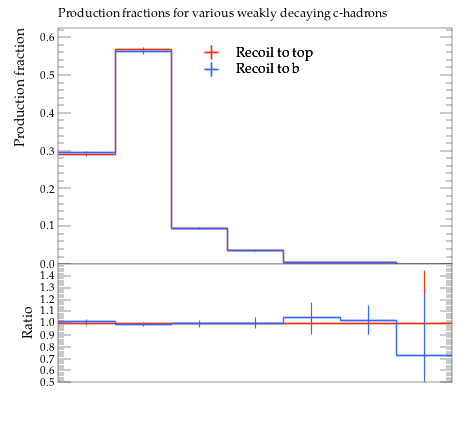

The script that saved this image:
#! /usr/bin/env python

# This Python script was auto-generated using YODA v2.0.2.
# Analysis object: /MC_HFDECAYS/prod_frac_C
# Timestamp: 31-07-2026 (13:13:54)

import matplotlib as mpl
import matplotlib.pyplot as plt
mpl.use('Agg') # comment out for interactive use
import os
import numpy as np

plotDir = os.path.split(os.path.realpath(__file__))[0]
if 'YODA_USER_PLOT_PATH' in globals():
    plot_outdir = globals()['YODA_USER_PLOT_PATH']
else:
    plot_outdir = plotDir

#plot style
plt.style.use(os.path.join(plotDir, '../default.mplstyle'))
# plot metadata
figW, figH = plt.rcParams['figure.figsize']
ax_xLabel = r''
ax_yLabel = r'Production fraction'
ax_title  = r'Production fractions for various weakly decaying c-hadrons'
ax_xScale = 'linear'
ax_yScale = 'linear'
xLims = (0.5, 7.5)
yLims = (0.0, 0.62493794)
xMajorTickMarks = []
xCustomTickLabels = []

# TeX-friendly labels for the legend
labels = {
    'legend' : ([ r"Recoil to top", r"Recoil to b" ], r""),
}

# Adjust canvas width and height
canvasW = 10.0
canvasH = 9.0
figW *= canvasW/10.
figH *= canvasH/9.

# Create figure and axis objects
fig, (ax, ratio0_ax) = plt.subplots(2, 1, sharex=True,
                  figsize=(figW,figH), gridspec_kw={'height_ratios': (6.0, 3.0)})

# Set figure margins
plt.subplots_adjust(
    left   = 1.0 * plt.rcParams['figure.subplot.left'],
    right  = 1.0 * plt.rcParams['figure.subplot.right'],
    top    = 1.0 * plt.rcParams['figure.subplot.top'],
    bottom = 1.0 * plt.rcParams['figure.subplot.bottom'])

ratio0_ax.yaxis.set_major_locator(mpl.ticker.MultipleLocator(0.1))
ratio0_ax.set_ylim(0.5, 1.4999)
ratio0_ax.set_ylabel('Ratio')
ratio0_ax.set_xticks(xMajorTickMarks, xCustomTickLabels, rotation=0, minor=False)
ratio0_ax.tick_params(axis='x', which='minor', bottom=False, top=False)

# the numerical data is stored in a separate file
dataf = dict()
prefix = os.path.split(__file__)[0]
if prefix:    prefix = prefix + '/'
exec(open(prefix+'prod_frac_C__data.py').read(), dataf)


legend_handles = dict() # keep track of handles for the legend

# style options for curves
# starts at zorder>=5 to draw curve on top of legend
styles = {
  'recoil_t': {
    'color' : '#EE3311',
    'linestyle' : '-',
    'linewidth' : 1,
    'marker' : 'none',
    'markersize' : 2,
    'capsize' : 0.0,
    'zorder' : 5,
    'histstyle' : 1,
    'drawstyle' : 'steps-pre',
    'xerrorbars' : 1,
    'yerrorbars' : 1,
    'fillcolor' : None,
    'fillopacity' : 1.0,
    'ratio0_linestyle' : '-',
    'ratio0_linewidth' : 1,
    'ratio0_marker' : 'none',
    'ratio0_markersize' : 2,
    'ratio0_capsize' : 0.0,
    'ratio0_zorder' : 5,
    'ratio0_histstyle' : 1,
    'ratio0_drawstyle' : 'steps-pre',
    'ratio0_xerrorbars' : 1,
    'ratio0_yerrorbars' : 1,
  },
  'recoil_b': {
    'color' : '#3366FF',
    'linestyle' : '-',
    'linewidth' : 1,
    'marker' : 'none',
    'markersize' : 2,
    'capsize' : 0.0,
    'zorder' : 6,
    'histstyle' : 1,
    'drawstyle' : 'steps-pre',
    'xerrorbars' : 1,
    'yerrorbars' : 1,
    'fillcolor' : None,
    'fillopacity' : 1.0,
    'ratio0_linestyle' : '-',
    'ratio0_linewidth' : 1,
    'ratio0_marker' : 'none',
    'ratio0_markersize' : 2,
    'ratio0_capsize' : 0.0,
    'ratio0_zorder' : 6,
    'ratio0_histstyle' : 1,
    'ratio0_drawstyle' : 'steps-pre',
    'ratio0_xerrorbars' : 1,
    'ratio0_yerrorbars' : 1,
  },
}

# curve from input yoda files in main panel
for label, yvals in dataf['yvals'].items():
    if all(np.isnan(v) for v in dataf['yvals'][label]):
        continue
    tmp = None
    if styles[label]['histstyle']: # draw as histogram
        xpos = dataf['xedges'][label] if styles[label]['drawstyle'] else dataf['xpoints'][label]
        ypos = np.insert(yvals, 0, yvals[0]) if styles[label]['drawstyle'] else yvals
        if styles[label]['fillcolor']: # fill area below curve
            ax.fill_between(xpos, ypos, step='pre',
                            color=styles[label]['fillcolor'],
                            alpha=styles[label]['fillopacity'])
        tmp, = ax.plot(xpos, ypos,
                       color=styles[label]['color'],
                       linestyle=styles[label]['linestyle'],
                       linewidth=styles[label]['linewidth'],
                       drawstyle=styles[label]['drawstyle'], solid_joinstyle='miter',
                       zorder=styles[label]['zorder'], label=label)
    tmp = ax.errorbar(dataf['xpoints'][label], yvals,
                      xerr=np.array(dataf['xerrs'][label])*styles[label]['xerrorbars'],
                      yerr=np.array(dataf['yerrs'][label])*styles[label]['yerrorbars'],
                      fmt=styles[label]['marker'], capsize=styles[label]['capsize'],
                      markersize=styles[label]['markersize'],
                      ecolor=styles[label]['color'],
                      color=styles[label]['color'], zorder=styles[label]['zorder'])
    tmp[-1][0].set_linestyle(styles[label]['linestyle'])
    tmp[-1][0].set_linewidth(styles[label]['linewidth'])
    if label in dataf['add_legend_handle']:  legend_handles[label] = tmp
    for varLabel in dataf['variation_yvals'].keys():
        if varLabel.startswith(label):
            tmp, = ax.plot(dataf['xedges'][label], dataf['variation_yvals'][varLabel],
                           color=styles[label]['color'],
                           linestyle=styles[label]['linestyle'],
                           linewidth=styles[label]['linewidth'],
                           drawstyle='steps-pre', solid_joinstyle='miter',
                           zorder=styles[label]['zorder'], alpha=0.5)


# plots on ratio panel
# curve from input yoda files in ratio panel
for label, yvals in dataf['ratio0_yvals'].items():
    if all(np.isnan(v) for v in yvals):
        continue
    if styles[label]['ratio0_histstyle']: # plot as histogram
        xpos = dataf['xedges']['recoil_t'] if styles[label]['ratio0_drawstyle'] else dataf['xpoints']['recoil_t']
        ypos = np.insert(yvals, 0, yvals[0]) if styles[label]['ratio0_drawstyle'] else yvals
        ratio0_ax.plot(xpos, ypos,
                       color=styles[label]['color'],
                       linewidth=styles[label]['linewidth'],
                       linestyle=styles[label]['ratio0_linestyle'],
                       drawstyle=styles[label]['ratio0_drawstyle'], zorder=styles[label]['zorder'],
                       solid_joinstyle='miter')
    tmp = ratio0_ax.errorbar(dataf['xpoints']['recoil_t'], yvals,
                             xerr=np.array(dataf['ref_xerrs'])*styles[label]['ratio0_xerrorbars'],
                             yerr=np.array(dataf['ratio0_yerrs'][label])*styles[label]['ratio0_yerrorbars'],
                             fmt=styles[label]['ratio0_marker'], capsize=styles[label]['ratio0_capsize'],
                             markersize=styles[label]['ratio0_markersize'],
                             ecolor=styles[label]['color'],
                             color=styles[label]['color'])
    tmp[-1][0].set_linestyle(styles[label]['ratio0_linestyle'])
    tmp[-1][0].set_linewidth(styles[label]['ratio0_linewidth'])

    for varlabel in dataf['ratio0_variation_vals'].keys():
        if varlabel.startswith(label):
            ratio0_ax.plot(dataf['xedges']['recoil_t'],
                            dataf['ratio0_variation_vals'][varlabel],
                            color=styles[label]['color'],
                            linestyle=styles[label]['linestyle'],
                            linewidth=styles[label]['linewidth'],
                            drawstyle='steps-pre', solid_joinstyle='miter',
                            zorder=1, alpha=0.5)

legend_items = list(legend_handles.values())
ax.add_artist(ax.legend(legend_items,
                        labels['legend'][0],
                        title=labels['legend'][1],
                        alignment='left',
                        loc='upper center',
                        bbox_to_anchor=(0.5, 0.97)))

# set plot metadata as defined above
ratio0_ax.set_xlabel(ax_xLabel)
ratio0_ax.xaxis.set_label_coords(1., -0.15)
ax.set_ylabel(ax_yLabel, ha='right', va='top')
ax.yaxis.set_label_coords(-0.11, 1.0)
ax.set_title(ax_title, loc='left')
ax.set_xscale(ax_xScale)
ax.set_yscale(ax_yScale)
ax.set_xlim(xLims)
ax.set_ylim(yLims)

# tick formatting
plt.rcParams['xtick.top'] = True
plt.rcParams['ytick.right'] = True
ax.set_xticks(xMajorTickMarks, xCustomTickLabels, rotation=0, minor=False)
ax.tick_params(axis='x', which='minor', bottom=False, top=False)
fig.align_ylabels((ax, ratio0_ax))
plt.savefig(os.path.join(plot_outdir, 'prod_frac_C.pdf'), format='PDF')
plt.savefig(os.path.join(plot_outdir, 'prod_frac_C.png'), format='PNG')

plt.close(fig)
